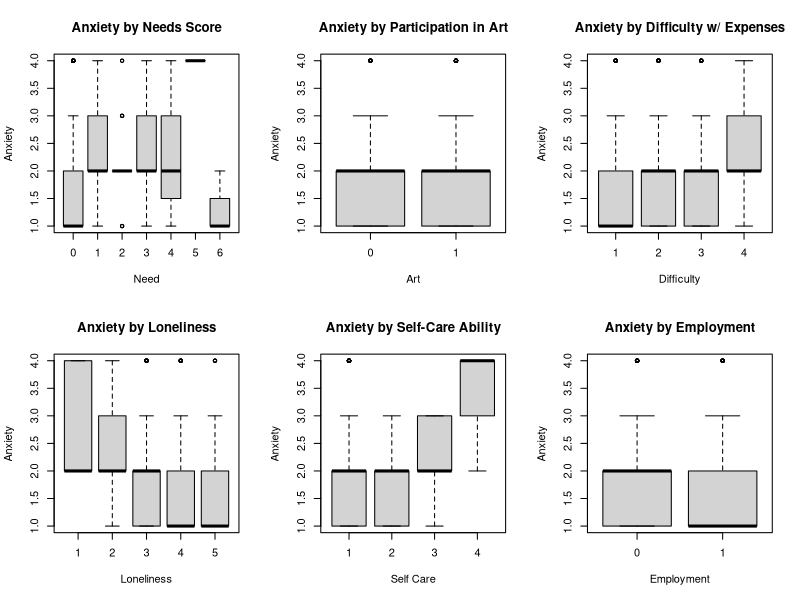
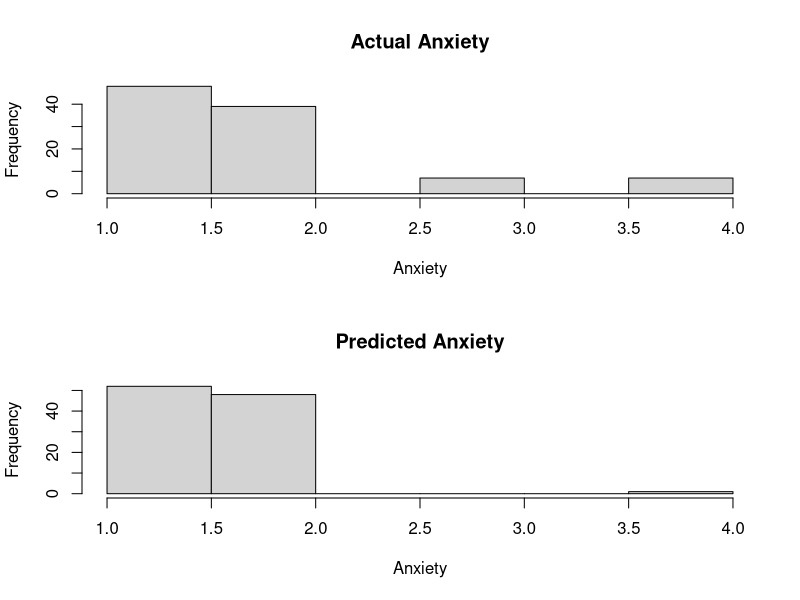

Here is the R script that generated these plots, in order:
# INSTALL AND LOAD PACKAGES

  # NB: IF PACKAGE NOT INSTALLED, UNCOMMENT NEXT BLOCK OF CODE. RECOMMENT TO AVOID 
  # ERROR MESSAGES

  #install.packages("psych")
  #install.packages("caTools") 
  #install.packages("VGAM")
  #install.packages("caret")
  #install.packages('MASS')

  # LOAD
  library(MASS)
  library(caret)
  library(VGAM)
  library(caTools)
  library("psych")

# IMPORTING DATA

  data <- read.csv("HTOPS_HPS_2502_PUF.csv")

# CLEANING DATA AND CREATING SUBSET

  data <- subset(data, ANXIOUS != -99 & (NDX14_FOOD == 1 | NDX14_SHELTER == 1 | 
                                    NDX14_MEDICAL == 1 | NDX14_EMOTIONAL == 1 | 
                                    NDX14_FRESHWATER == 1 | NDX14_ELECTRICITY == 1 
                                    | NDX14_NONE_NEEDED == 1) & CREATEART != -99
                 & EXPNS_DIF != -99 & SOCIAL2_first != -99 & SELFCARE != -99 
                 & ANYWORK != -99) #Cleaning non-responses
  
# EXTRACTING VARIABLES OF INTEREST FROM THE DATA SETS

  #explanatory variables
  needs <- data.frame(data$NDX14_FOOD,data$NDX14_SHELTER,data$NDX14_MEDICAL,
                      data$NDX14_EMOTIONAL,data$NDX14_FRESHWATER,
                      data$NDX14_ELECTRICITY) #table of needs by individual
  
  needs[needs == -99] <- 0 #Fixing binary statistic to better represent data
  needsScore <- rowSums(needs) #Summing all needs into one score
  
  art <- data$CREATEART - 1 # Whether participant practices art; 1 = Yes, 0 = No
  expnsDifclty <- data$EXPNS_DIF # Difficulty paying expenses; Higher score = Harder
  lonely <- data$SOCIAL2_first # Frequency of loneliness; Lower Score = Higher freq.
  selfCare <- data$SELFCARE # Difficulty of self care tasks; Higher = Harder
  employment <- data$ANYWORK - 1 # Working status; 1 = Working, 0 = Not Working
  
  
  #response variable
  anxiety <- data$ANXIOUS #How anxious an individual has felt over the past two weeks
  
  #NEW DATA TABLE - exclusively w/ variables of interest
  
  data <- data.frame(needsScore,art,expnsDifclty,lonely,selfCare,employment,anxiety)
  

# EXPLORATORY DATA ANALYSIS

  #SUMMARIES
  
  print("Anxiety Description")
  print(describe(anxiety))
  cat("\n")
  
  print("Needs Score Description")
  print(describe(needsScore))
  cat("\n")
  
  print("Art Participation Description")
  print(describe(art))
  cat("\n")
  
  print("Difficulty w/ Expenses Description")
  print(describe(employment))
  cat("\n")
  
  print("Needs Score Description")
  print(describe(expnsDifclty))
  cat("\n")
  
  print("Loneliness Description")
  print(describe(lonely))
  cat("\n")
  
  print("Self Care Description")
  print(describe(selfCare))
  cat("\n")
  
  
# BOX PLOTS
    par(mfrow = c(2, 3))
    boxplot(anxiety ~ needsScore,
            main = "Anxiety by Needs Score",
            xlab = "Need",
            ylab = "Anxiety")
    boxplot(anxiety ~ art,
            main = "Anxiety by Participation in Art",
            xlab = "Art",
            ylab = "Anxiety")
    boxplot(anxiety ~ expnsDifclty,
            main = "Anxiety by Difficulty w/ Expenses",
            xlab = "Difficulty",
            ylab = "Anxiety")
    boxplot(anxiety ~ lonely,
            main = "Anxiety by Loneliness",
            xlab = "Loneliness",
            ylab = "Anxiety")
    boxplot(anxiety ~ selfCare,
            main = "Anxiety by Self-Care Ability",
            xlab = "Self Care",
            ylab = "Anxiety")
    boxplot(anxiety ~ employment,
            main = "Anxiety by Employment",
            xlab = "Employment",
            ylab = "Anxiety")
    
    

# ORDINAL LOGISTIC REGRESSION ANALYSIS
  
  # Convert anxiety to ordered factor
  data$anxiety <- factor(data$anxiety,levels = sort(unique(data$anxiety)),
                         ordered = TRUE)
    
  # SPLITTING DATA SET
  
  split <- sample.split(data$anxiety, SplitRatio = 0.8)
  
  trainData <- subset(data, split == "TRUE")
  testData <- subset(data, split == "FALSE")


  print("Train Data")
  print(summary(trainData$anxiety))

  
  print("Test Data")
  print(describe(testData))

  # MODEL
  
  #Training
  model <- polr(anxiety ~ needsScore + art + expnsDifclty + lonely + selfCare + 
                  employment, data = trainData, Hess = TRUE)
  
  
  #Applying
  predicted_probs <- as.data.frame(predict(model, newdata = testData, type = "probs"))
  predictions <- as.numeric(colnames(predicted_probs)[apply(predicted_probs, 
                                                                  1, which.max)])
  #Print statements
  print("predictions:")
  print(describe(predictions))
  print("actual:")
  print(describe(anxiety))
  
# VERIFICATION
  
  # HISTOGRAMS
  par(mfrow = c(2, 1))
  hist(as.numeric(testData$anxiety), main = "Actual Anxiety", xlab = "Anxiety")
  hist(as.numeric(predictions), main = "Predicted Anxiety", xlab = "Anxiety")

  # CONFUSION MATRIX
  
  #Initializing
  conMat <- data.frame(matrix(0,ncol = 4, nrow = 4))
  colnames(conMat) <- c("1", "2", "3","4")
  
  #Filling
  for (prediction in 1:length(predictions))
  {
    conMat[testData$anxiety[prediction],predictions[prediction]] <- 
        conMat[testData$anxiety[prediction],predictions[prediction]] + 1
  }
    
  # METRICS
  
  #accuracy
  
  accuracy <- (conMat[1,1] + conMat[2,2] + conMat[3,3] + conMat[4,4]) / length(predictions)
  print("ACCURACY:")
  print(accuracy)
  
  print(summary(model))
  
